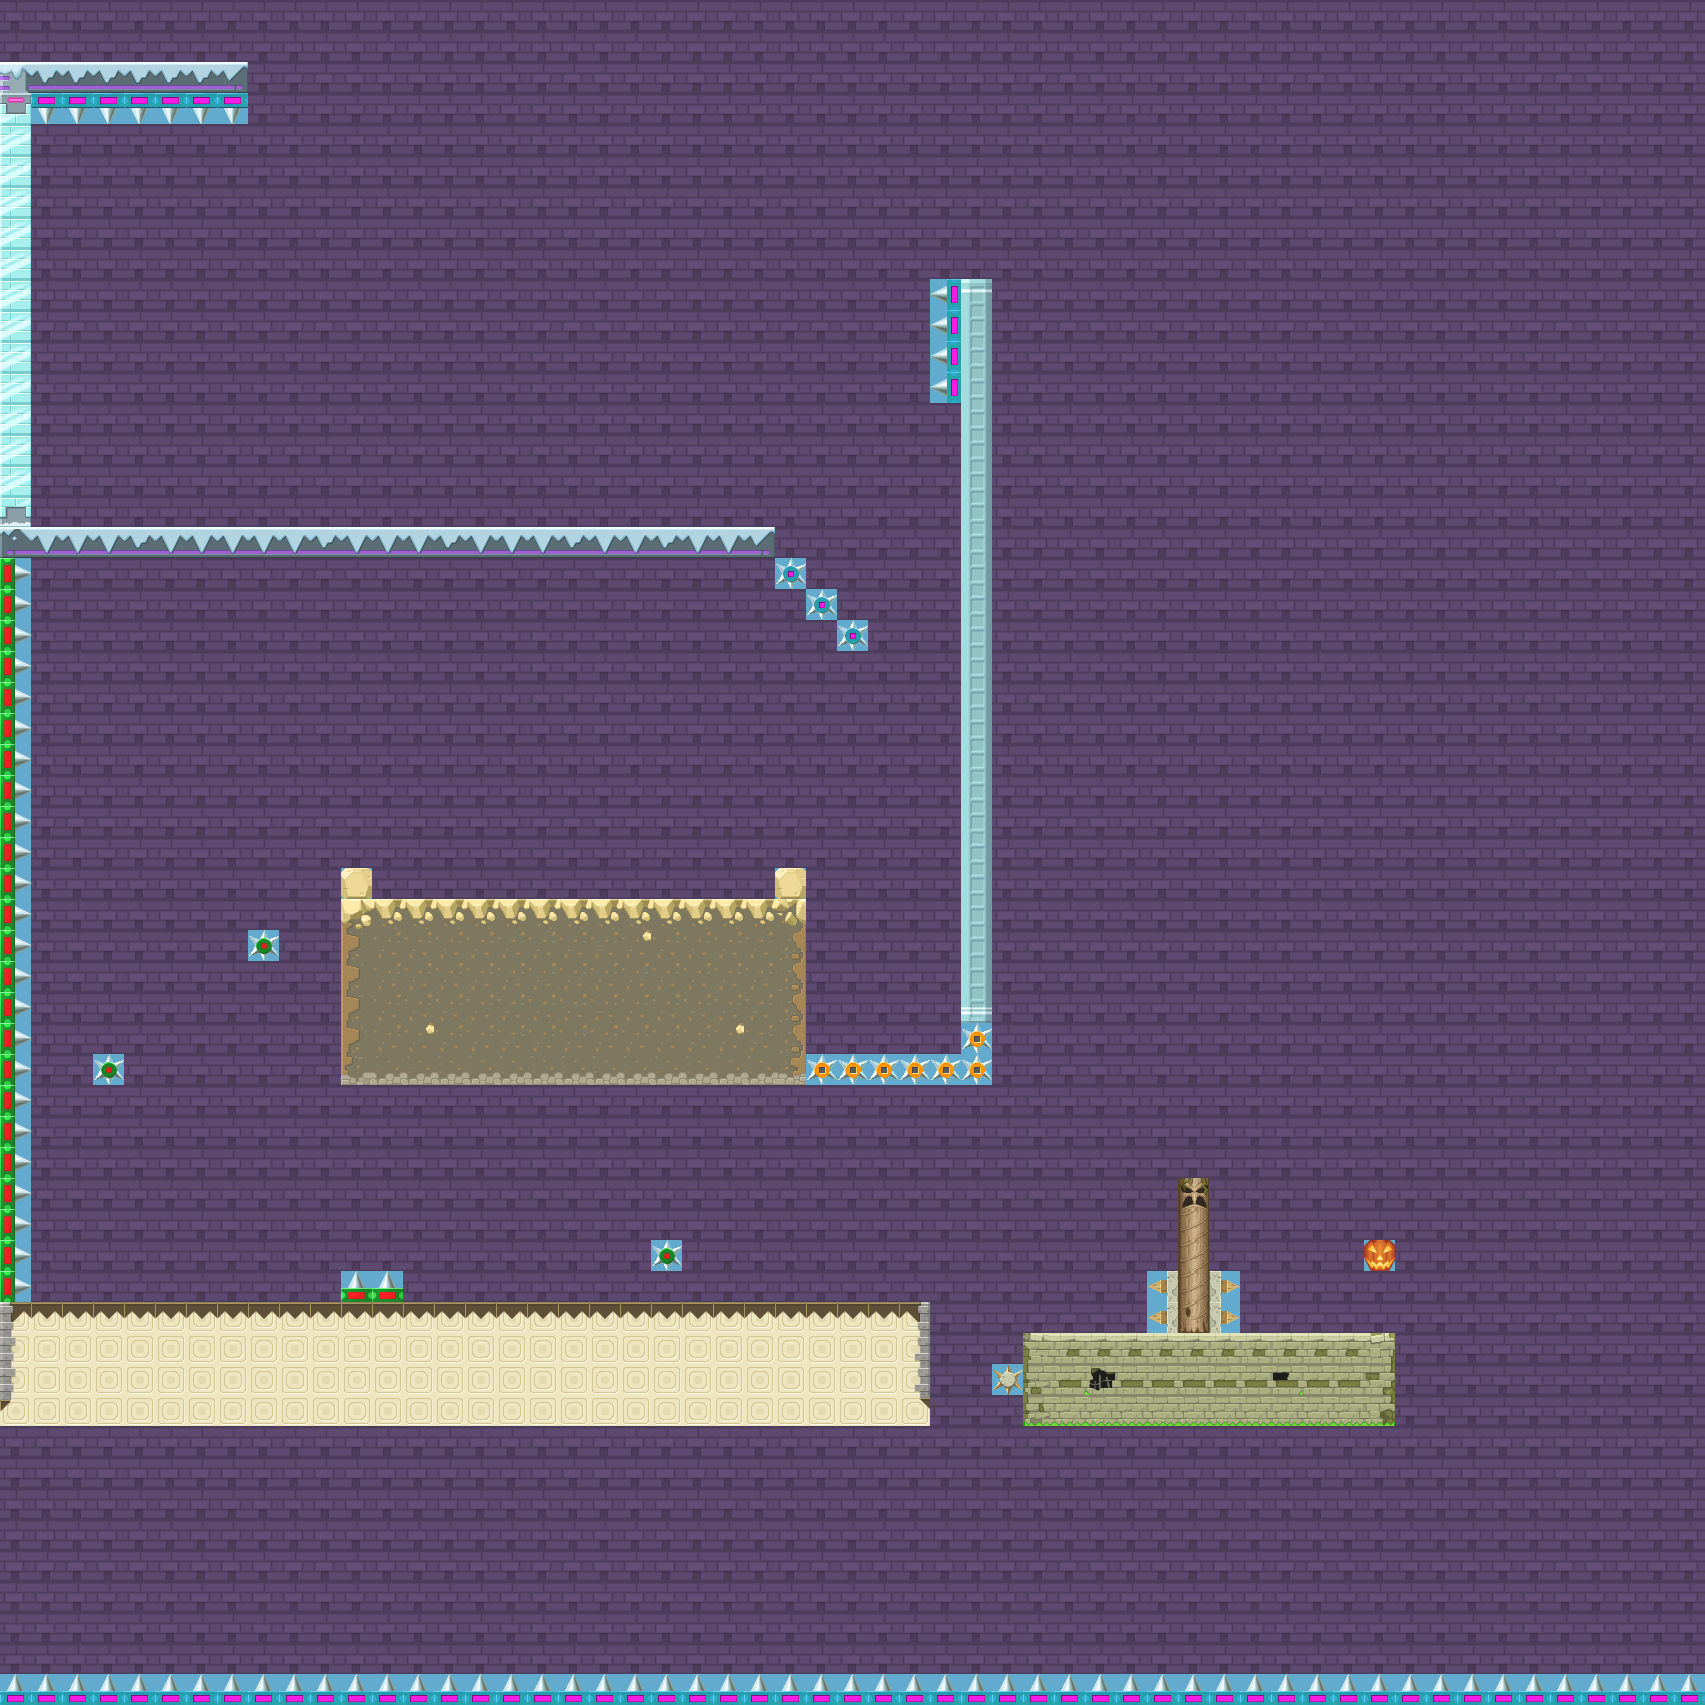

A level layout from a 2D game, rendered from its tile map. Below: a short description, then the map file with tile-grid data replaced by summaries:
An orthogonal 55x55 tile map with 31x31 px tiles, 4 tile layers (bg2Layer, level2Layer, die2Layer, win2Layer), 4 hidden layers not drawn.

<map version="1.0" orientation="orthogonal" renderorder="right-down" width="55" height="55" tilewidth="31" tileheight="31" nextobjectid="1">
 <tileset firstgid="1" name="tileset" tilewidth="31" tileheight="31" spacing="1" margin="1" tilecount="720">
  <image source="tileset.png" trans="62aace" width="769" height="961" />
 </tileset>
 <layer name="bg1Layer" width="55" height="55" visible="0">
  <data>[3025 cells, 3025 non-empty, 7 distinct tile ids]</data>
 </layer>
 <layer name="bg2Layer" width="55" height="55">
  <data>[3025 cells, 3025 non-empty, 1 distinct tile ids]</data>
 </layer>
 <layer name="level1Layer" width="55" height="55" visible="0">
  <data>[3025 cells, 386 non-empty, 42 distinct tile ids]</data>
 </layer>
 <layer name="die1Layer" width="55" height="55" visible="0">
  <data>[3025 cells, 67 non-empty, 6 distinct tile ids]</data>
 </layer>
 <layer name="win1Layer" width="55" height="55" visible="0">
  <data>[3025 cells, 1 non-empty, 1 distinct tile ids]</data>
 </layer>
 <layer name="level2Layer" width="55" height="55">
  <data>[3025 cells, 379 non-empty, 45 distinct tile ids]</data>
 </layer>
 <layer name="die2Layer" width="55" height="55">
  <data>[3025 cells, 55 non-empty, 10 distinct tile ids]</data>
 </layer>
 <layer name="win2Layer" width="55" height="55">
  <data>[3025 cells, 1 non-empty, 1 distinct tile ids]</data>
 </layer>
</map>